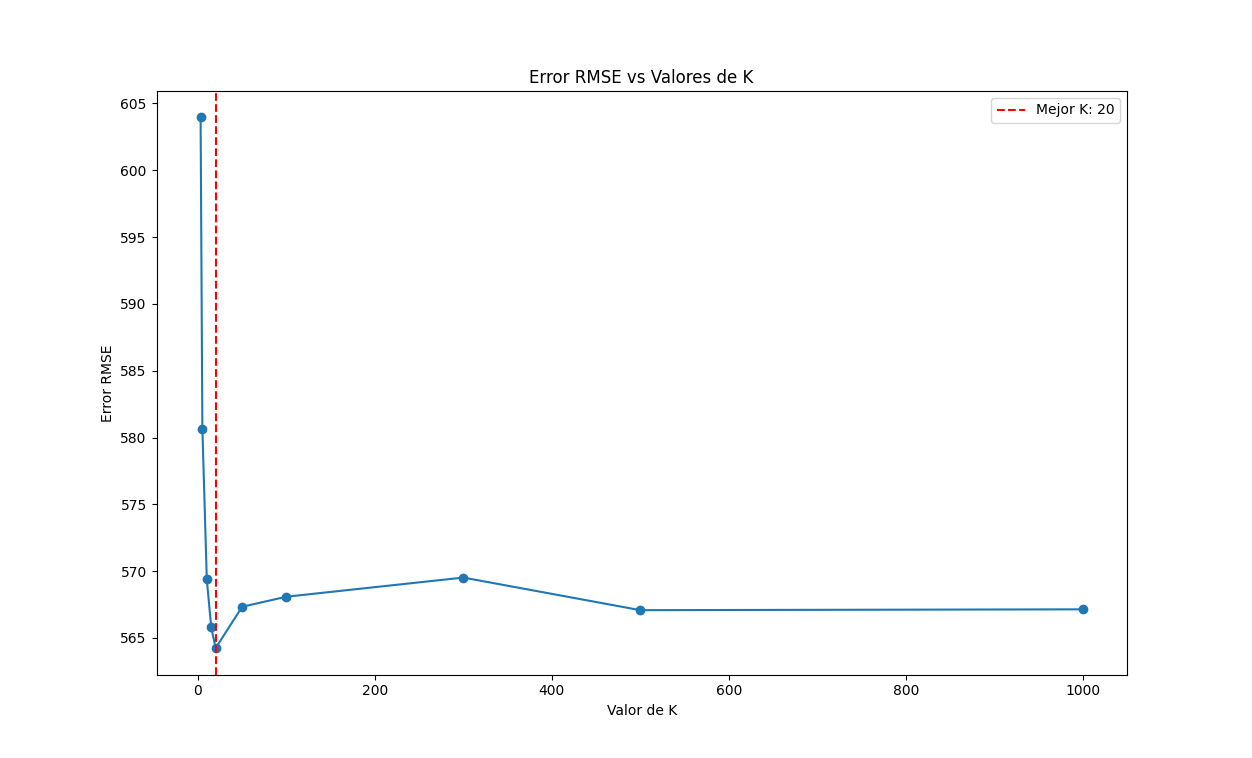

Source code (Python):
# Importación de bibliotecas necesarias
from sklearn.neighbors import KNeighborsRegressor  # Algoritmo KNN para regresión
from sklearn.metrics import mean_squared_error     # Para calcular el error del modelo
import matplotlib.pyplot as plt                    # Para visualizar los datos
import numpy as np                                 # Biblioteca para cálculos numéricos
import pandas as pd                                # Para manejar datos tabulares
import os                                          # Para interactuar con el sistema operativo

# Carga y preparación de datos
DATA_PATH = "C:\\Users\\kp\\OneDrive\\Escritorio\\Digital Nao\\Ciclo 1\\Notebooks"
FILE_BIKERPRO = 'SeoulBikeData.csv'
bikerpro = pd.read_csv(os.path.join(DATA_PATH, FILE_BIKERPRO), encoding="ISO-8859-1")  # Lee el archivo CSV

# Proceso para normalizar los nombres de las columnas
raw_columns = list(bikerpro.columns)  # Almacena los nombres originales de las columnas

# Genera nombres de columnas limpios y normalizados
clean_columns = [
    x.lower().replace("(°c)", '').replace("(%)", '').replace(" (m/s)", '')
    .replace(" (10m)", '').replace(" (mj/m2)", '').replace("(mm)", '')
    .replace(" (cm)", '').replace(" ", '_') for x in bikerpro.columns
]

# Actualiza los nombres de las columnas del DataFrame
bikerpro.columns = clean_columns

# Convierte la columna de fecha a formato datetime para un manejo más fácil
bikerpro['date'] = pd.to_datetime(bikerpro['date'], format='%d/%m/%Y')

# Selección de características (clima) y la variable objetivo (conteo de bicicletas)
weather_cols = ['temperature', 'humidity', 'wind_speed', 'visibility',
                'dew_point_temperature', 'solar_radiation', 'rainfall', 'snowfall']
target_col = ['rented_bike_count']

# Preparación del DataFrame para el modelado
X = bikerpro[weather_cols + target_col]
X = bikerpro.sort_values(['date', 'hour'])  # Ordena los datos por fecha y hora

# División de los datos en conjuntos de entrenamiento y prueba
X_train = X.loc[: X.shape[0]-1440, weather_cols]
y_train = X.loc[: X.shape[0]-1440, target_col]
X_test = X.loc[X.shape[0]-1440+1:, weather_cols]
y_test = X.loc[X.shape[0]-1440+1:, target_col]

# Modelado con KNN y evaluación de diferentes valores de 'k'
k_values = [3, 5, 10, 15, 20, 50, 100, 300, 500, 1000]
rmse_values = {}
for k in k_values:
    model = KNeighborsRegressor(n_neighbors=k)
    model.fit(X_train, y_train)
    y_test_pred = model.predict(X_test)
    rmse_values[k] = np.sqrt(mean_squared_error(y_test, y_test_pred))  # Calcula el RMSE

# Identifica el valor de 'k' que minimiza el RMSE
best_k = min(rmse_values, key=rmse_values.get)

# Visualización de RMSE vs. valores de 'k'
plt.figure(figsize=(10, 6))
plt.plot(list(rmse_values.keys()), list(rmse_values.values()), marker='o')
plt.title('Error RMSE vs Valores de K')
plt.xlabel('Valor de K')
plt.ylabel('Error RMSE')
plt.axvline(x=best_k, color='r', linestyle='--', label=f'Mejor K: {best_k}')
plt.legend()
plt.savefig('error_knn_weather.png')  # Guarda la gráfica
plt.show()  # Muestra la gráfica
